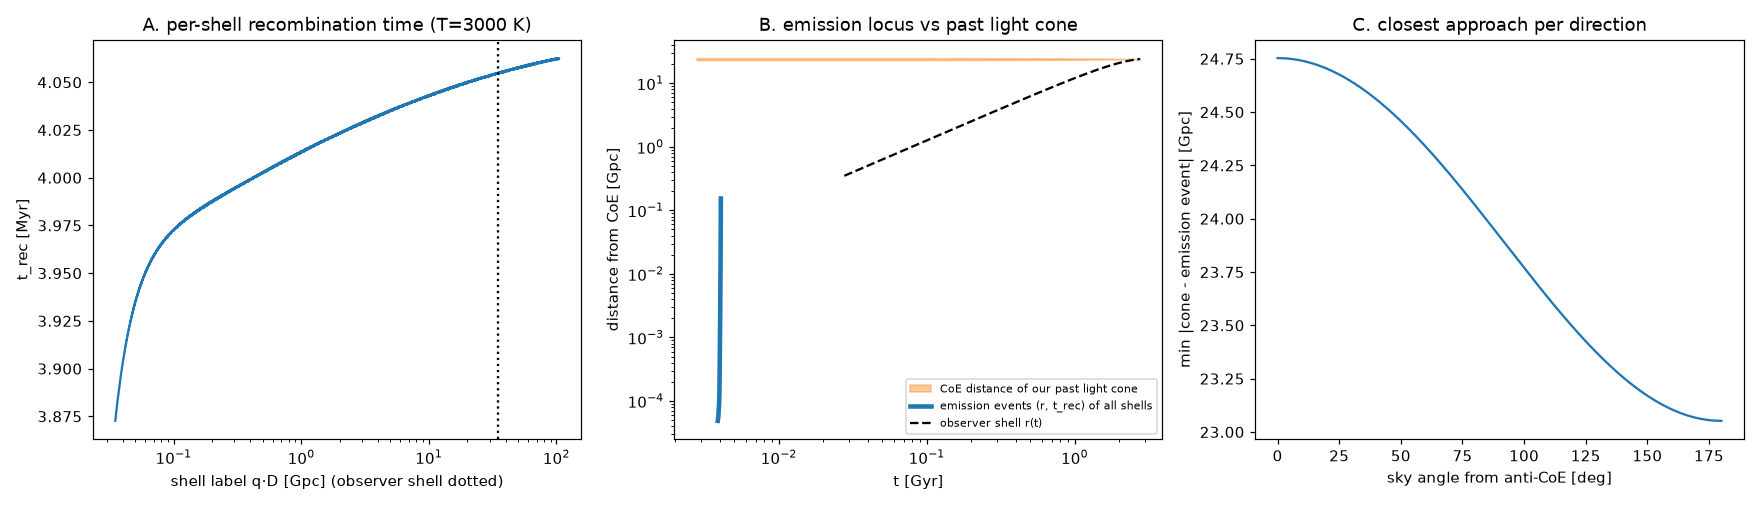

Write the Python code that produced this figure.
# v2 diagnostics: (A) t_rec(q) per shell; (B) emission locus r_CoE(t_rec) vs the band of CoE-distances swept by our past light cone; (C) min mismatch per direction.
import numpy as np,matplotlib;matplotlib.use('Agg');import matplotlib.pyplot as plt
z=np.load('cmb_lightpath_v2.npz');D,t0,c,ro=float(z['D']),float(z['t0']),float(z['c']),float(z['ro'])
fig,ax=plt.subplots(1,3,figsize=(16,4.6))
ax[0].semilogx(z['q']*D,z['trec']*t0*1e3);ax[0].axvline(D,ls=':',c='k');ax[0].set_xlabel('shell label q·D [Gpc] (observer shell dotted)');ax[0].set_ylabel('t_rec [Myr]');ax[0].set_title('A. per-shell recombination time (T=3000 K)')
t=np.geomspace(1e-3,1,400);ax[1].fill_between(t*t0,(ro-c*(1-t))*D,(ro+c*(1-t))*D,color='C1',alpha=.4,label='CoE distance of our past light cone')
ax[1].plot(z['trec']*t0,z['xrec']*D,'C0',lw=3,label='emission events (r, t_rec) of all shells')
ax[1].plot(z['tt']*t0,z['robs_t']*D,'k--',label='observer shell r(t)')
ax[1].set_xscale('log');ax[1].set_yscale('log');ax[1].set_xlabel('t [Gyr]');ax[1].set_ylabel('distance from CoE [Gpc]');ax[1].legend(fontsize=7);ax[1].set_title('B. emission locus vs past light cone')
ax[2].plot(np.degrees(z['psi']),z['mismatch']*D);ax[2].set_xlabel('sky angle from anti-CoE [deg]');ax[2].set_ylabel('min |cone - emission event| [Gpc]');ax[2].set_title('C. closest approach per direction')
plt.tight_layout();plt.savefig('cmb_lightpath_v2_trec_locus.png',dpi=110)
